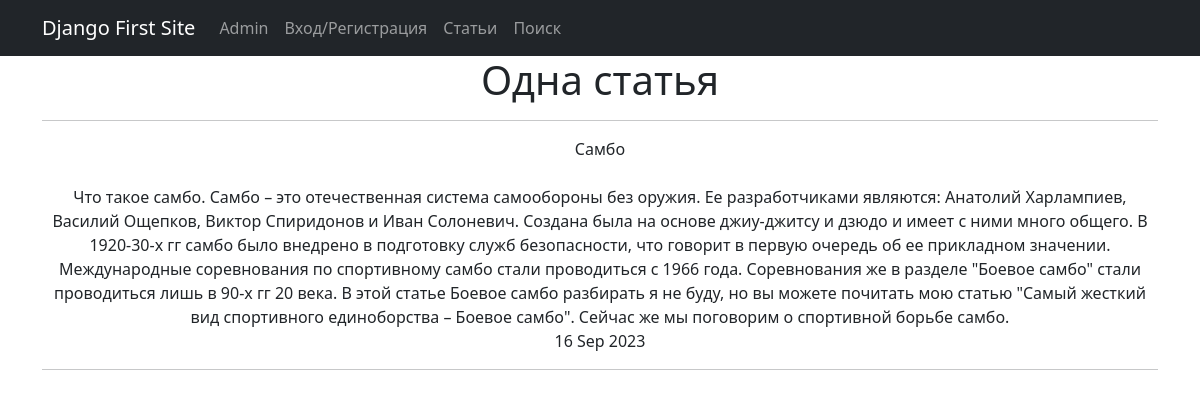
Before: /news/5 with the older database file.
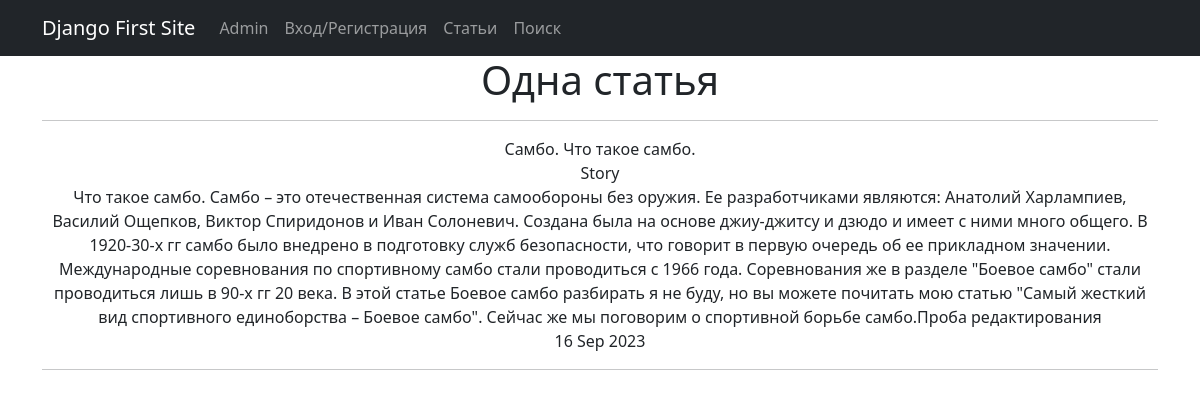
After: the same page with the newer database file.
### news/models.py (models this page shows, shortened)
class Post(models.Model):
    news = 'NW'
    article = 'AR'
    CATEGORY_CHOICES = [
        (news, 'Новость'),
        (article, 'Статья')
    ]
    post_author = models.ForeignKey(Author, on_delete=models.CASCADE)
    category_type = models.CharField(max_length=2, choices=CATEGORY_CHOICES,
                                     default=article)
    post_date = models.DateTimeField(auto_now_add=True)
    post_category = models.ManyToManyField(Category, through='PostCategory')
    post_title = models.CharField(max_length=128)
    post_text = models.TextField()
    post_rating = models.SmallIntegerField(default=0)

class Category(models.Model):
    category_name = models.CharField(max_length=64, unique=True)
    subscribers = models.ManyToManyField(User, related_name='categories')

### news/views.py (the view)
# urls.py: path('<int:pk>', PostDetail.as_view(), name='post_detail'),
class PostDetail(DetailView):
    model = Post
    template_name = 'post_detail.html'
    context_object_name = 'post_detail'
    def get_context_data(self, **kwargs):
        context = super().get_context_data(**kwargs)
        return context

### news/templatetags/censor_filters.py (called while the page is built)
@register.filter()
def censor(value):
    for i in CENSOR_LIST:
        value = value.replace(i, "*" * len(i))
    return f'{value}'

### news/templates/news/post_detail.html (shortened to what this page needs)
{% extends 'flatpages/default.html' %}
{% load censor_filters %}
{% block content %}
<h1>Одна статья</h1>
<hr>
{{ post_detail.post_title }}
<br>
    {% for i in post_detail.post_category.all %}
        {{ i.category_name }}
    {% endfor %}
<br>
{{ post_detail.post_text|censor }}
<br>
{{ post_detail.post_date|date:'d M Y' }}
<hr>
{% endblock content %}

Changed rows visible on the page:
changed Post: post_title "Самбо" → "Самбо. Что такое самбо."; post_text|censor "…поговорим о спортивной борьбе самбо." → "…поговорим о спортивной борьбе самбо.Проба редактирования"
now on this page (row unchanged): Category: category_name "Story"
